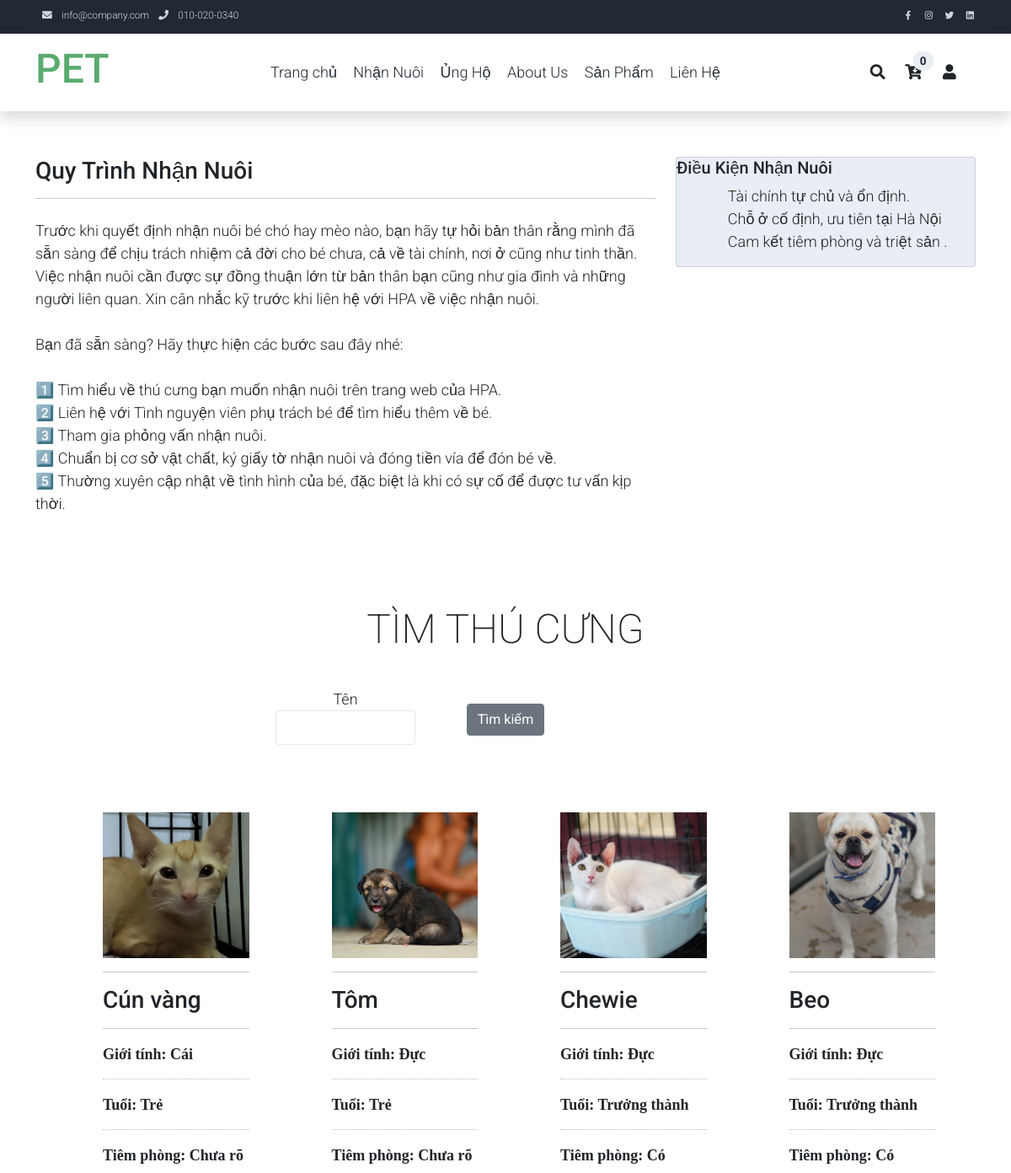
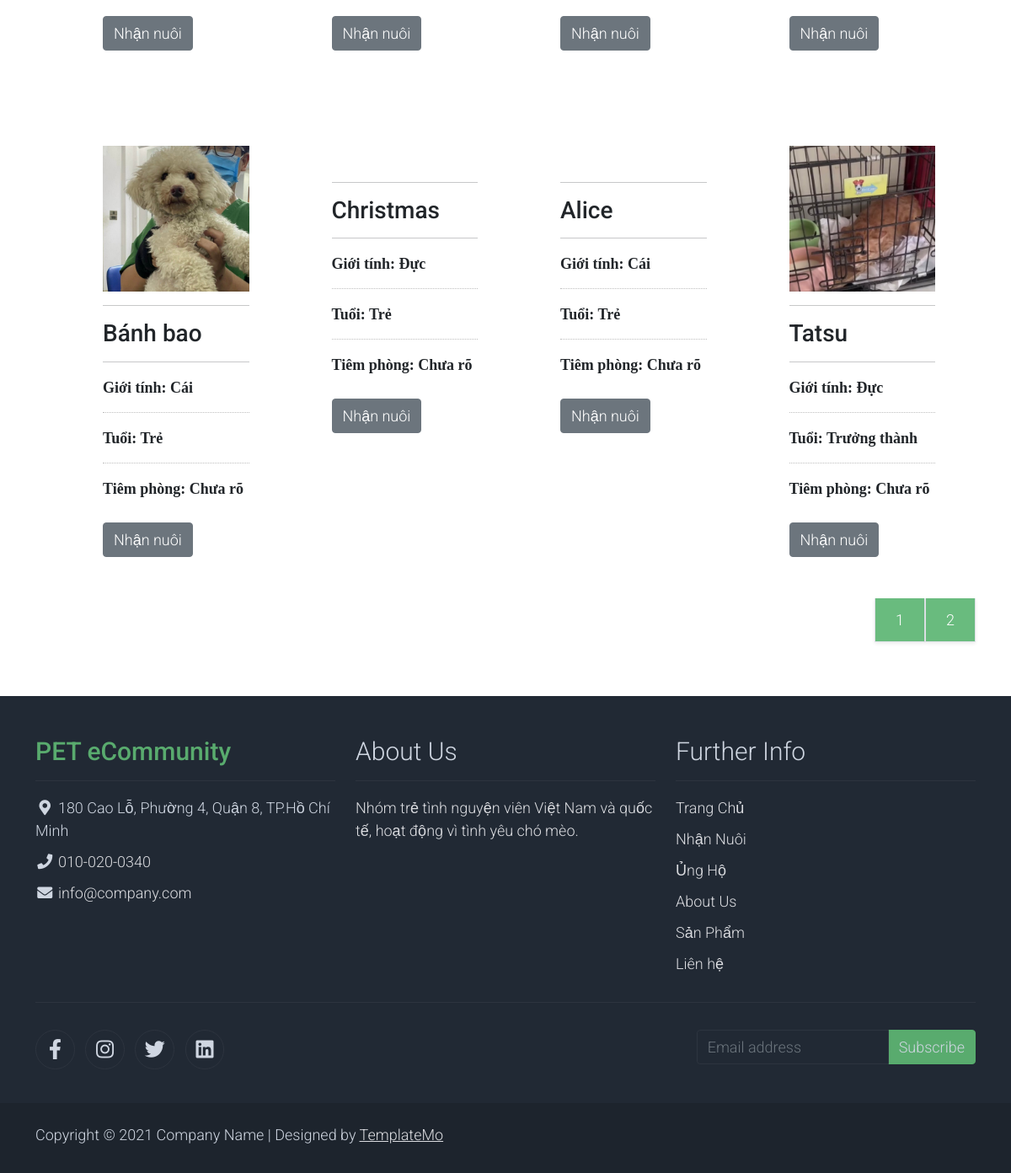
The page /nhannuoi.php on the database its author committed (2 pictures, top to bottom).
### tables this page shows
CREATE TABLE `thucung` (
  `mapet` int(11) NOT NULL AUTO_INCREMENT,
  `tenpet` varchar(50) NOT NULL,
  `gioitinh` varchar(3) NOT NULL,
  `tuoi` varchar(13) NOT NULL,
  `tiemphong` tinyint(1) NOT NULL DEFAULT '0',
  `maloai` int(11) NOT NULL,
  `hinh` varchar(50) NOT NULL,
  `nhannuoi` tinyint(1) NOT NULL DEFAULT '0',
  `xoa` tinyint(1) NOT NULL DEFAULT '0',
  PRIMARY KEY (`mapet`),
  KEY `maloai` (`maloai`),
  CONSTRAINT `FK_thucung_loaipet` FOREIGN KEY (`maloai`) REFERENCES `loaipet` (`maloai`) ON DELETE NO ACTION ON UPDATE CASCADE
);

### pages/category-nhannuoi.php (the view)
<?php
$kw=isset($_POST['kw'])?$_POST['kw']:'';
if ($kw!=NULL){
    $item_per_page=isset($_GET['per_page'])?$_GET['per_page']:8;
    $current_page=isset($_GET['page'])?$_GET['page']:1;
    $offset=($current_page-1)*$item_per_page;
    $sql="select * from thucung where tenpet like ? order by mapet asc limit ".$item_per_page." offset ".$offset." ";
    $a =["%$kw%"];
    $objStatement= $objPDO->prepare($sql);
    $objStatement->execute($a);
    $data = $objStatement->fetchAll(PDO::FETCH_OBJ );
    $n = $objStatement->rowCount();
    $totalpage=ceil($n/$item_per_page);
}
else{
    $item_per_page=isset($_GET['per_page'])?$_GET['per_page']:8;
    $current_page=isset($_GET['page'])?$_GET['page']:1;
    $offset=($current_page-1)*$item_per_page;
    $sql="select * from thucung where tenpet like ? order by mapet asc limit ".$item_per_page." offset ".$offset." ";
    $a =["%$kw%"];
    $objStatement= $objPDO->prepare($sql);
    $objStatement->execute($a);
    $data = $objStatement->fetchAll(PDO::FETCH_OBJ );
    $n = $objStatement->rowCount();
    $totalpage=ceil($n/$item_per_page);
}
?>
<br><br>
<section class="container aos-init aos-animate" data-aos="zoom-in">
    <div class="row">
            <div class="col-sm-8 col-md-8 col-lg-8">
                <h3 class="text-capitalize">quy trình nhận nuôi</h3>
                <hr class="small-divider left">
                <p class="mt-4 text-justify">
                    Trước khi quyết định nhận nuôi bé chó hay mèo nào, bạn hãy tự hỏi bản thân rằng mình đã sẵn sàng để chịu trách nhiệm cả đời cho bé chưa, cả về tài chính, nơi ở cũng như tinh thần. Việc nhận nuôi cần được sự đồng thuận lớn từ bản thân bạn cũng như gia đình và những người liên quan. Xin cân nhắc kỹ trước khi liên hệ với HPA về việc nhận nuôi.<br><br>
                    Bạn đã sẵn sàng? Hãy thực hiện các bước sau đây nhé:<br><br>
                    1️⃣ Tìm hiểu về thú cưng bạn muốn nhận nuôi trên trang web của HPA.<br>
                    2️⃣ Liên hệ với Tình nguyện viên phụ trách bé để tìm hiểu thêm về bé.<br>
                    3️⃣ Tham gia phỏng vấn nhận nuôi. <br>
                    4️⃣ Chuẩn bị cơ sở vật chất, ký giấy tờ nhận nuôi và đóng tiền vía để đón bé về. <br>
                    5️⃣ Thường xuyên cập nhật về tình hình của bé, đặc biệt là khi có sự cố để được tư vấn kịp thời.<br><br>
                </p>
            </div>
                    <div class="col-sm-4 col-md-4 col-lg-4">
                <div class="card bg-light">
                    <h5 class="text-capitalize">điều kiện nhận nuôi</h5>
                    <ul class="custom pl-0 font-weight-bold">
                            <li class="row no-gutters">
                                <div class="col-1"><label class="m-0"></label></div>
                                <div class="col-10"><span>Tài chính tự chủ và ổn định.
</span></div>
                            </li>
                            <li class="row no-gutters">
                                <div class="col-1"><label class="m-0"></label></div>
                                <div class="col-10"><span>Chỗ ở cố định, ưu tiên tại Hà Nội
</span></div>
                            </li>
                            <li class="row no-gutters">
                                <div class="col-1"><label class="m-0"></label></div>
                                <div class="col-10"><span>Cam kết tiêm phòng và triệt sản .</span></div>
                            </li>
                    </ul>
                </div>
            </div>
    </div>
</section>
<section class="container py-5">
    <div class="row text-center pt-3">
        <div class="col-lg-6 m-auto">
            <h1 class="h1">TÌM THÚ CƯNG</h1>
            <form action="nhannuoi.php" method="post">
            <p>
                <div class="row pt-4">
                    <div class="col-6 col-sm-4 col-md-4 col-lg-4">
                        <div class="form-group">
                            <label>Tên</label>
                            <input type="text" id="name" name="kw" class="form-control">
                        </div>
                    </div>
                    <div class="col-6 col-sm-4 col-md-4 col-lg-4 justify-content-center align-self-center text-center">
                        <div class="form-group mb-0 pt-lg-2">
                            <button id="btnSearch" class="btn btn-secondary aos-init aos-animate" aria-label="Tìm kiếm" aria-labelledby="Tìm kiếm">Tìm kiếm</button>
                        </div>
                    </div>
                </div>
            </p>
        </form>
        </div>
    </div>
    <section class="services  service-service" id="service-service-0">
        <ul class="services-list">
        <?php
                foreach($data as $pet)
                {
                    ?>
                    <li class="col-12 col-md-4 p-5 mt-3">
                        <a href="#"><img class="" src="./admin/resources/images/<?php echo $pet->hinh ?>" alt="" /></a>
                        <hr>
                        <h3><?php echo $pet->tenpet ?></h3>
                        <hr>
                        <i class="fas fa-h2">Giới tính: <?php echo $pet->gioitinh ?></i>
                        <div class="text"><hr></div>
                        <i class="fas fa-h2">Tuổi: <?php echo $pet->tuoi ?></i>
                        <div class="text"><hr></div>
                        <i class="fas fa-h2">Tiêm phòng: <?php if($pet->tiemphong==0){echo "Chưa rõ";} else{echo "Có";} ?></i>
                        <br><br>
                        <a class="btn btn-secondary" href="nhannuoi-single.html?mapet=<?php echo $pet->mapet?>" target="_blank" rel="noreferrer" aria-label="Nhận nuôi" aria-labelledby="Nhận nuôi">Nhận nuôi</a>
                    </li>
                    <?php
                }
        ?>
        </ul>
    </section>
    <div div="row">
        <ul class="pagination pagination-lg justify-content-end">
            <?php
            for($i=0;$i<=$totalpage;$i++){
                ?>
                <a class="page-link active rounded-0 mr-3 shadow-sm border-top-0 border-left-0" href="?per_page=8&page=<?php echo$i+1 ?>" tabindex="-1"><?php echo $i+1 ?></a>
                <?php
            }
            ?>
        </ul>
    </div>
</section>

### assets/css/templatemo.css (style rules this page uses)
body, ul, li, p, a, label, input, div { font-family: 'Roboto', sans-serif; font-size: 18px !important; font-weight: 300 !important; }
.h1 { font-family: 'Roboto', sans-serif; font-size: 48px !important; font-weight: 200 !important; }
.bg-light { background-color: #e9eef5 !important; }
.pagination .page-link:hover, .pagination .page-link.active { background-color: #69bb7e; color: #fff; }
.form-control { border: 1px solid #e8e8e8; }

### nhannuoi.php (style rules this page uses)
.services .services-list { margin: 0 -1px }
.services .services-list:after { display: block; content: ""; clear: both }
.services .services-list li { position: relative; overflow: hidden }
@media (min-width: 992px) { .services .services-list li { float: left; width: 24%; width: -webkit-calc(25% - 2px); width: calc(25% - 2px); margin: 1px } }
.services .services-list li img { width: 100%; -webkit-transition: -webkit-transform .3s ease-out; transition: -webkit-transform .3s ease-out; transition: transform .3s ease-out; transition: transform .3s ease-out, -webkit-transform .3s ease-out }
.text hr { border:none; border-top:1px dotted #000000; color:#000000; background-color:#fff; height:1px; width:100%; }

### rows shown on the page
thucung: hinh (picture), tenpet "Cún vàng", gioitinh "Cái", tuoi "Trẻ", tiemphong "Chưa rõ"
thucung: hinh (picture), tenpet "Tôm", gioitinh "Đực", tuoi "Trẻ", tiemphong "Chưa rõ"
thucung: hinh (picture), tenpet "Chewie", gioitinh "Đực", tuoi "Trưởng thành", tiemphong "Có"
thucung: hinh (picture), tenpet "Beo", gioitinh "Đực", tuoi "Trưởng thành", tiemphong "Có"
thucung: hinh (picture), tenpet "Bánh bao", gioitinh "Cái", tuoi "Trẻ", tiemphong "Chưa rõ"
thucung: tenpet "Christmas", gioitinh "Đực", tuoi "Trẻ", tiemphong "Chưa rõ"
thucung: tenpet "Alice", gioitinh "Cái", tuoi "Trẻ", tiemphong "Chưa rõ"
thucung: hinh (picture), tenpet "Tatsu", gioitinh "Đực", tuoi "Trưởng thành", tiemphong "Chưa rõ"

### other values the page prints
sizeof($_SESSION['giohang']) "0"
